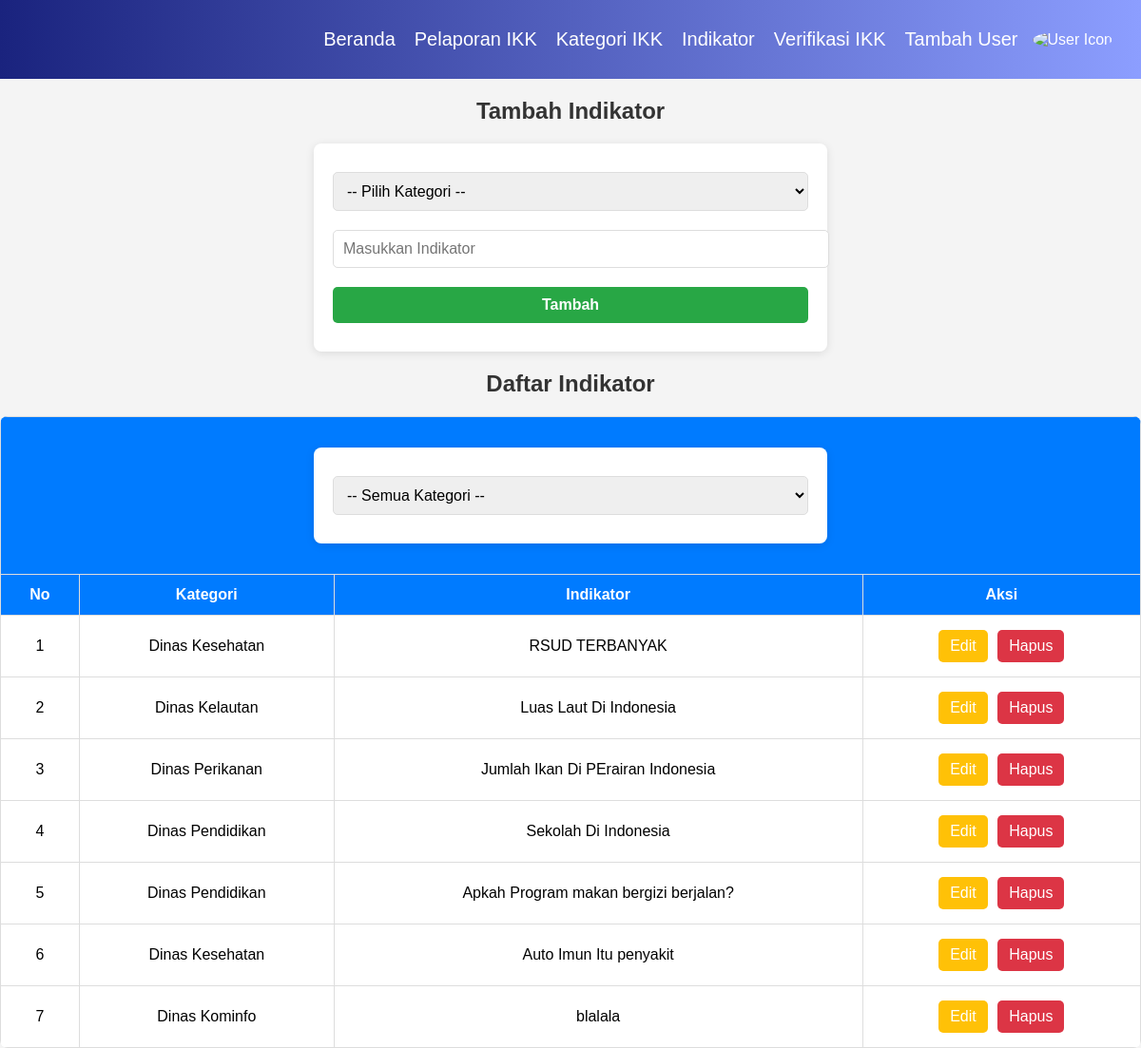
Screenshot of /indikator.php with the database file from the repository.
### tables this page shows
CREATE TABLE `indikator` (
  `id_indikator` int NOT NULL,
  `id_kategori` int NOT NULL,
  `nama_indikator` varchar(255) NOT NULL
);

CREATE TABLE `kategori_ikk` (
  `id_kategori` int NOT NULL,
  `nama_kategori_ikk` varchar(255) NOT NULL
);

### indikator.php (the view, shortened to what this page needs)
<?php
$servername = "localhost";
$username = "root";
$password = "";
$dbname = "db_lppd";
$conn = new mysqli($servername, $username, $password, $dbname);
$sql_create_table = "CREATE TABLE IF NOT EXISTS indikator (
    id_indikator INT NOT NULL AUTO_INCREMENT PRIMARY KEY,
    id_kategori INT NOT NULL,
    nama_indikator VARCHAR(255) NOT NULL,
    FOREIGN KEY (id_kategori) REFERENCES kategori_ikk(id_kategori) ON DELETE CASCADE
)";
$conn->query($sql_create_table);
$edit_data = null;
$query_indikator = "SELECT indikator.*, kategori_ikk.nama_kategori_ikk
                    FROM indikator
                    JOIN kategori_ikk ON indikator.id_kategori = kategori_ikk.id_kategori";
$result = $conn->query($query_indikator);
?>
<!DOCTYPE html>
<html lang="id">
<head>
</head>
<body>
    <div class="header">
        <div class="nav">
            <a href="../halaman_PEM.php">Beranda</a>
            <a href="../PEM/pelaporan_IKK_PEM.php">Pelaporan IKK</a>
            <a href="../PEM/kategori_ikk.php">Kategori IKK</a>
            <a href="../PEM/indikator.php">Indikator</a>
            <a href="../PEM/Verifikasi_IKK.php">Verifikasi IKK</a>
            <a href="../PEM/tambah_user.php">Tambah User</a>
        </div>
        <div class="user-menu">
            <img src="../image/9131529.png" alt="User Icon" title="User Menu" class="user-icon" id="user-icon">
        </div>
    </div>
    <h2><?= $edit_data ? "Edit" : "Tambah"; ?> Indikator</h2>
    <form method="POST">
        <select name="id_kategori" required>
            <option value="">-- Pilih Kategori --</option>
        </select>
        <input type="text" name="nama_indikator" placeholder="Masukkan Indikator"
               value="<?= htmlspecialchars($edit_data['nama_indikator'] ?? '') ?>" required>
        <button type="submit" name="<?= $edit_data ? 'update' : 'tambah' ?>">
            <?= $edit_data ? 'Update' : 'Tambah' ?>
        </button>
    </form>
    <h2>Daftar Indikator</h2>
    <table>
    <thead>
        <tr>
            <th colspan="4">
                <div class="table-row">
                    <form method="POST">
                        <select name="filter_kategori" id="filter_kategori" onchange="this.form.submit()">
                            <option value="0">-- Semua Kategori --</option>
                        </select>
                    </form>
        <tr>
            <th>No</th>
            <th>Kategori</th>
            <th>Indikator</th>
            <th>Aksi</th>
        </tr>
        <?php
        $no = 1;
        while ($row = $result->fetch_assoc()) { ?>
            <tr>
                <td><?= $no++; ?></td>
                <td><?= htmlspecialchars($row['nama_kategori_ikk']); ?></td>
                <td><?= htmlspecialchars($row['nama_indikator']); ?></td>
                <td>
                    <a href="indikator.php?edit=<?= $row['id_indikator']; ?>" class="action-btn edit-btn">Edit</a>
                    <a href="indikator.php?hapus=<?= $row['id_indikator']; ?>" class="action-btn delete-btn" onclick="return confirm('Yakin ingin menghapus?');">Hapus</a>
                </td>
            </tr>
        <?php } ?>
    </table>
</body>
</html>

### indikator.php (style rules this page uses)
body { font-family: Arial, sans-serif; margin: 0; padding: 0; background-color: #f4f4f4; }
.header { background: linear-gradient(to right, #1a237e, #8c9eff); padding: 30px; display: flex; align-items: center; color: white; }
.header .nav { display: flex; gap: 20px; margin-left: auto; }
.header a { color: white; text-decoration: none; font-size: 20px; }
.user-menu { position: relative; }
.header .user-icon { width: 30px; height: 30px; border-radius: 50%; cursor: pointer; margin-left: 15px; }
h2 { color: #333; text-align: center; margin-top: 20px; }
form { background: white; padding: 20px; border-radius: 8px; box-shadow: 0 2px 10px rgba(0, 0, 0, 0.1); margin: 20px auto; max-width: 500px; }
select, input, button { padding: 10px; margin: 10px 0; width: 100%; border: 1px solid #ddd; border-radius: 5px; font-size: 16px; }
button { background: #28a745; color: white; font-weight: bold; border: none; cursor: pointer; transition: 0.3s; }
table { width: 100%; border-collapse: collapse; background: white; border-radius: 8px; overflow: hidden; margin-top: 10px; }
th, td { padding: 12px; border: 1px solid #ddd; text-align: center; }
th { background: #007bff; color: white; }
.action-btn { text-decoration: none; padding: 8px 12px; margin: 3px; border-radius: 5px; color: white; display: inline-block; transition: 0.3s; }
.edit-btn { background: #ffc107; }
.delete-btn { background: #dc3545; }

### rows the page displays
indikator: id_kategori.nama_kategori_ikk "Dinas Kesehatan", nama_indikator "RSUD TERBANYAK"
indikator: id_kategori.nama_kategori_ikk "Dinas Kelautan", nama_indikator "Luas Laut Di Indonesia"
indikator: id_kategori.nama_kategori_ikk "Dinas Perikanan", nama_indikator "Jumlah Ikan Di PErairan Indonesia"
indikator: id_kategori.nama_kategori_ikk "Dinas Pendidikan", nama_indikator "Sekolah Di Indonesia"
indikator: id_kategori.nama_kategori_ikk "Dinas Pendidikan", nama_indikator "Apkah Program makan bergizi berjalan?"
indikator: id_kategori.nama_kategori_ikk "Dinas Kesehatan", nama_indikator "Auto Imun Itu penyakit"
indikator: id_kategori.nama_kategori_ikk "Dinas Kominfo", nama_indikator "blalala"
